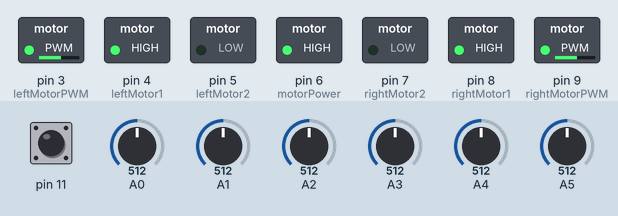
Simulated run of this sketch. Board: Arduino Uno, built with avr-gcc and run on an emulated ATmega328P. Parts: switched loads named in the sketch (green lamp = pin HIGH). Inputs (shaded band) come from the test bench; at power-on: A0 = 512, A3 = 512, A1 = 512, A5 = 512, A4 = 512, pin 11 HIGH, A2 = 512.

Above: at 5.7 s.
5.8 s: A0 set to 90
At 7.0 s:
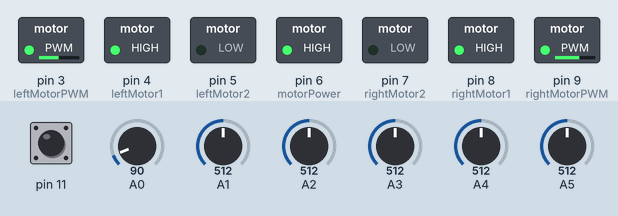
7.3 s: A0 set to 992
At 8.2 s:
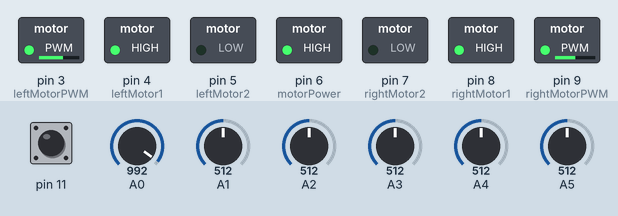
8.8 s: A3 set to 490
At 9.3 s:
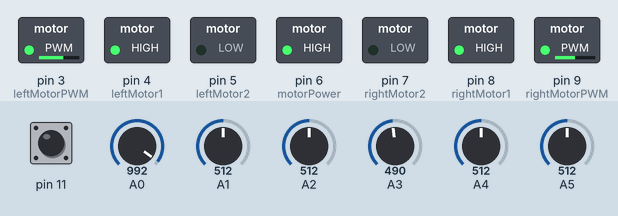
10.3 s: A1 set to 716
At 10.6 s:
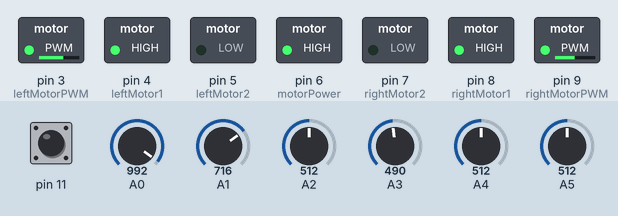
11.8 s: A5 set to 490
At 12.7 s:
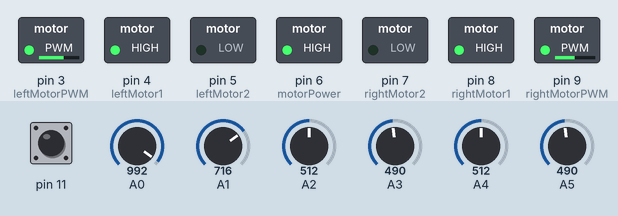
13.3 s: A4 set to 306
At 14.1 s:
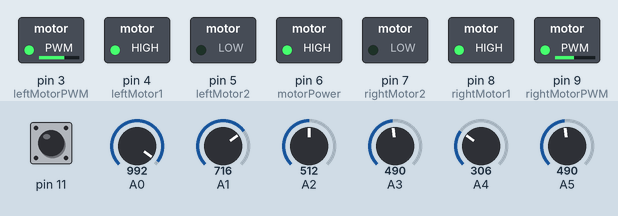
Timing chart, 0 to 15.8 s (numbered marks = the images above; inputs shaded):
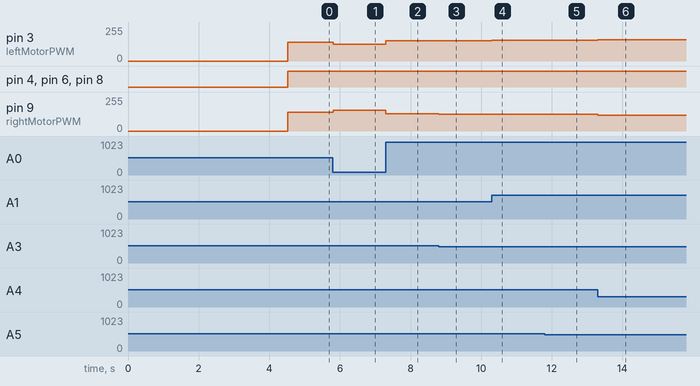

The sketch:

LINE_FOLLOWER_2019_PID_WORKING.ino
```cpp
#include <QTRSensors.h> //last modified 13.06.2019


float Kp = 0.038;// 0.032 cu rl200speed 140base
float Kd = 0.015; // valori
float lastMillis; //timer loop
float lastMillis1; // timer absBrake
#define Ki 0
#define brakeSpeed 0
#define rightMaxSpeed 230 // max speed
#define leftMaxSpeed 230 // max speed
#define rightBaseSpeed 140// viteza dreapta
#define leftBaseSpeed 140// viteza stanga
#define TIMEOUT       2500// timeout
#define EMITTER_PIN   2// nvm
#define NUM_SENSORS   6  // numar senzori
#define NUM_SAMPLES_PER_SENSOR  1 // do not touch


//---------------CONEXIUNI DRIVER-------------
#define rightMotor1 8
#define rightMotor2 7
#define rightMotorPWM 9
#define leftMotor1 4
#define leftMotor2 5
#define leftMotorPWM 3
#define motorPower 6
int lastError;
int positionPID;
int integrala = 0;
int start = 0;
QTRSensorsAnalog qtra((unsigned char[]) {14, 15, 16, 17, 18, 19}, NUM_SENSORS, NUM_SAMPLES_PER_SENSOR); //6 senzori
//-------------------------------SETUP-----------------------
void setup()
{
    int i;
    for (int i = 0; i < 100; i++)
    qtra.calibrate(); //calibrare
    delay(20);
    wait();
    delay(2000);
  Serial.begin(9600);
  pinMode(rightMotor1, OUTPUT);
  pinMode(rightMotor2, OUTPUT);
  pinMode(rightMotorPWM, OUTPUT);
  pinMode(leftMotor1, OUTPUT);
  pinMode(leftMotor2, OUTPUT);
  pinMode(leftMotorPWM, OUTPUT);
  pinMode(motorPower, OUTPUT);
  Serial.begin(9600);
  }


//------------------------------------PID LINE FOLLOW-------------------------------------------
  void lineFollowPID(){
  int motor1dir=1;
  int motor2dir=1;
  unsigned int sensorValues[NUM_SENSORS];
  unsigned int sensors[6];
  int position = qtra.readLine(sensorValues);
  int error = position - 2500;
  if(error >= 2500){ move(1,leftMaxSpeed-35,1); move(0,brakeSpeed,0);} //brake
  else if(error <= -2500){ move(1,brakeSpeed,0); move(0,rightMaxSpeed-35,1);}
  else{
  //Serial.print(error);
  //Serial.println();
  integrala = integrala + error;
  int motorSpeed = Kp * error + Kd * (error - lastError) + Ki*integrala;
   /*Serial.print("error=");
  Serial.print(error);
  Serial.print("  ||  mspeed=");
  Serial.print(motorSpeed);
  Serial.print("  ||  lastErr=");
  Serial.print(error-lastError);
  Serial.println();*/
  lastError = error;
  int rightMotorSpeed = rightBaseSpeed + motorSpeed;
  int leftMotorSpeed = leftBaseSpeed - motorSpeed;
  if (rightMotorSpeed > rightMaxSpeed ) rightMotorSpeed = rightMaxSpeed; // limita viteza RIGHT
  if (leftMotorSpeed > leftMaxSpeed ) leftMotorSpeed = leftMaxSpeed; // limita viteza LEFT
  if (rightMotorSpeed < 0) rightMotorSpeed = 0; motor1dir=0;// limita >= 0
  if (leftMotorSpeed < 0) leftMotorSpeed = 0; motor2dir=0;// limita >=0
  if(rightMotorSpeed>0) motor1dir=1; // inverseaza directia
  if(leftMotorSpeed>0) motor2dir=1; // inverseaza directia

  if(motor1dir=1){
  digitalWrite(motorPower, HIGH); // >
  digitalWrite(rightMotor1, HIGH);
  digitalWrite(rightMotor2, LOW);
  analogWrite(rightMotorPWM, rightMotorSpeed);
  }
  else
  {
  digitalWrite(motorPower, HIGH); // <
  digitalWrite(rightMotor1, LOW);
  digitalWrite(rightMotor2, HIGH);
  analogWrite(rightMotorPWM, rightMotorSpeed);
  }

  if(motor2dir=1){ // >
  digitalWrite(motorPower, HIGH);
  digitalWrite(leftMotor1, HIGH);
  digitalWrite(leftMotor2, LOW);
  analogWrite(leftMotorPWM, leftMotorSpeed);
  }
  else
  {
  digitalWrite(motorPower, HIGH); // <
  digitalWrite(leftMotor1, LOW);
  digitalWrite(leftMotor2, HIGH);
  analogWrite(leftMotorPWM, leftMotorSpeed);
  }
  }
}
//---------------------------------LOOP---------------------------------

void loop(){

  //Serial.println(digitalRead(13));
  do{
  lineFollowPID();
  if(digitalRead(11)==0 && millis() - lastMillis > 500){
    lastMillis=millis();
    start++;
  }
  }while(true);
  move(0,0,0);
  move(1,0,0);
// Kp = Kd/5;
// lineFollowPID();
// if(digitalRead(11)==0 && (millis() - lastMillis > 500)){
//  lastMillis = millis();
//  Kd=Kd+0.01;
// }
// Serial.print("Kd=");
// Serial.print(Kd);
// Serial.print("  Kp=");
// Serial.print(Kp);
// Serial.println();
//
 }


//----------------------------------MOVE--------------------------------
void move(int motor, int speed, int direction) //doc driver
{
//speed: 0-255
//direction: 0 clockwise, 1 counter-clockwise

  digitalWrite(motorPower, HIGH); //disable standby

  boolean inPin1 = LOW;
  boolean inPin2 = HIGH;

  if(direction == 1)
  {
    inPin1 = HIGH;
    inPin2 = LOW;
  }

  if(motor == 1)
  {
    digitalWrite(rightMotor1, inPin1);
    digitalWrite(rightMotor2, inPin2);
    analogWrite(rightMotorPWM, speed);
  }
  else
  {
    digitalWrite(leftMotor1, inPin1);
    digitalWrite(leftMotor2, inPin2);
    analogWrite(leftMotorPWM, speed);
  }
}
void wait(){
    digitalWrite(motorPower, LOW);
  }
```

Measured:
- after the input at 5.8 s, pin 3 (leftMotorPWM): 140/255 → 125/255 at once; pin 9 (rightMotorPWM): 140/255 → 155/255 at once
- after the input at 7.3 s, pin 3 (leftMotorPWM): 125/255 → 152/255 at once; pin 9 (rightMotorPWM): 155/255 → 128/255 at once
- after the input at 8.8 s, pin 3 (leftMotorPWM): 152/255 → 153/255 at once; pin 9 (rightMotorPWM): 128/255 → 127/255 at once
- after the input at 10.3 s, pin 3 (leftMotorPWM): 153/255 → 155/255 at once; pin 9 (rightMotorPWM): 127/255 → 125/255 at once
- after the input at 11.8 s, pin 3 (leftMotorPWM): 155/255 → 156/255 at once; pin 9 (rightMotorPWM): 125/255 → 124/255 at once
- after the input at 13.3 s, pin 3 (leftMotorPWM): 156/255 → 160/255 at once; pin 9 (rightMotorPWM): 124/255 → 120/255 at once
